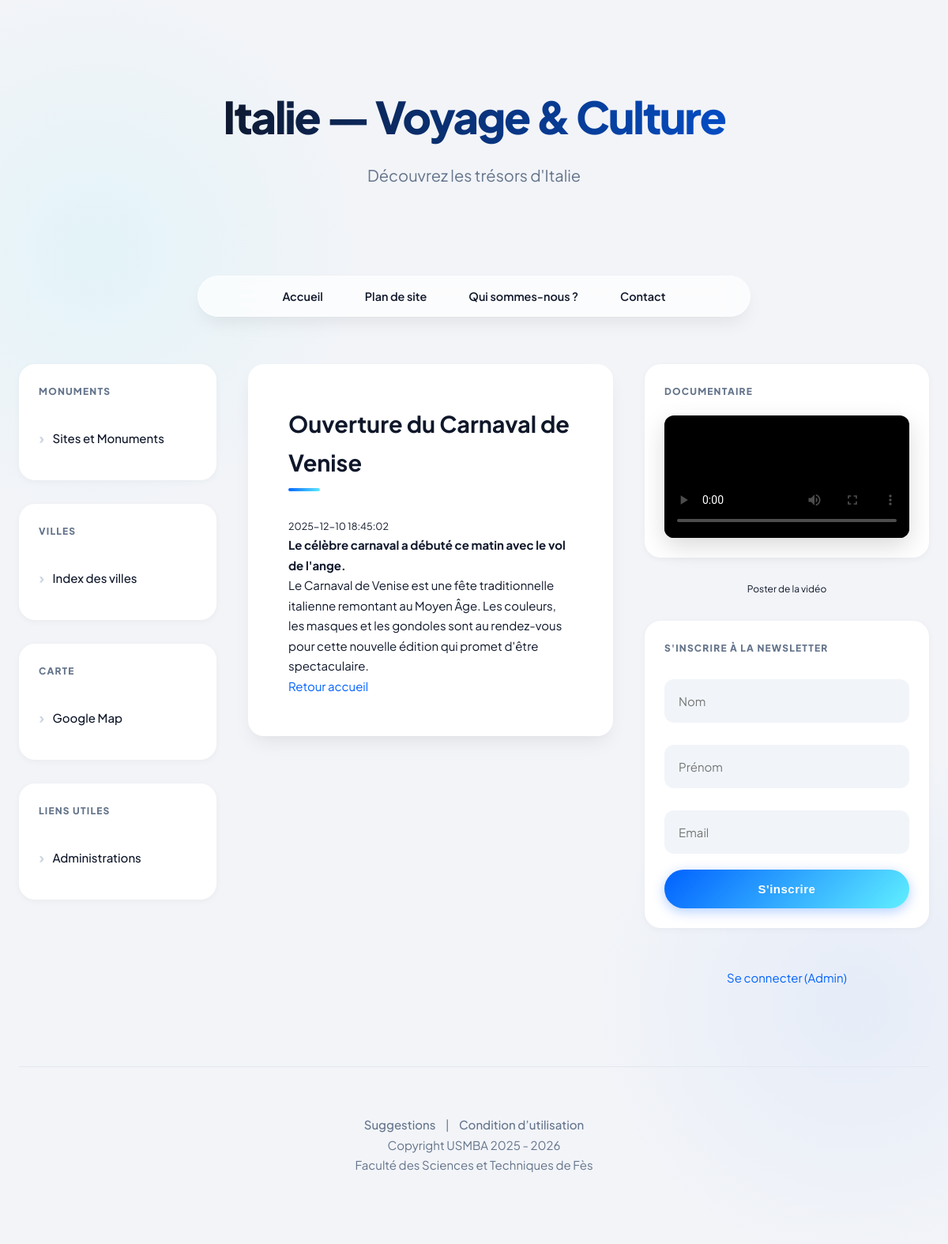
/index.php?page=news_detail&id=1, run on the app's committed database.
### tables this page shows
CREATE TABLE IF NOT EXISTS News (
    news_id INT AUTO_INCREMENT PRIMARY KEY,
    titre VARCHAR(255) NOT NULL,
    resume TEXT NOT NULL,
    contenu TEXT NOT NULL,
    date_publication DATETIME DEFAULT CURRENT_TIMESTAMP
);

### index.php (the view, shortened to what this page needs)
<?php
require __DIR__ . '/db.php';
function e($s){ return htmlspecialchars($s ?? '', ENT_QUOTES, 'UTF-8'); }
$page = $_GET['page'] ?? 'accueil';
?>
<!doctype html>
<html lang="fr">
<head>
<link rel="stylesheet" href="assets/style.css">
</head>
<body>
<div class="site-container">
    <header class="site-header">
        <div class="header-inner">
            <h1>Italie — Voyage &amp; Culture</h1>
            <p class="tagline">Découvrez les trésors d'Italie</p>
        </div>
    </header>
    <nav class="menu-horizontal-cadre">
        <ul>
            <li><a href="index.php?page=accueil">Accueil</a></li>
            <li><a href="index.php?page=plan">Plan de site</a></li>
            <li><a href="index.php?page=quisommesnous">Qui sommes-nous ?</a></li>
            <li><a href="index.php?page=contact">Contact</a></li>
        </ul>
    </nav>
    <div class="contenu-principal">
        <aside class="col-gauche">
            <div class="menu-vertical-item">
                <h3>Monuments</h3>
                <div class="contenu-menu"><a href="index.php?page=monuments">Sites et Monuments</a></div>
            </div>
            <div class="menu-vertical-item">
                <h3>Villes</h3>
                <div class="contenu-menu"><a href="index.php?page=villes">Index des villes</a></div>
            </div>
            <div class="menu-vertical-item">
                <h3>Carte</h3>
                <div class="contenu-menu"><a href="index.php?page=map">Google Map</a></div>
            </div>
            <div class="menu-vertical-item">
                <h3>Liens Utiles</h3>
                <div class="contenu-menu"><a href="index.php?page=liens">Administrations</a></div>
            </div>
        </aside>
        <section class="col-centre">
            <?php switch($page):
                case 'accueil': ?>
                <?php case 'news_detail':
                    $id = (int)($_GET['id'] ?? 0);
                    $stmt = $pdo->prepare("SELECT * FROM News WHERE news_id = ? LIMIT 1");
                    $stmt->execute([$id]);
                    $news = $stmt->fetch(PDO::FETCH_ASSOC);
                    if ($news): ?>
                        <h2><?= e($news['titre']) ?></h2>
                        <small><?= e($news['date_publication']) ?></small>
                        <p><strong><?= e($news['resume']) ?></strong></p>
                        <div class="news-content"><?= nl2br(e($news['contenu'])) ?></div>
                        <p><a href="index.php">Retour accueil</a></p>
                    <?php else: ?>
                        <p>Article introuvable.</p>
                    <?php endif; ?>
                <?php break; ?>
            <?php endswitch; ?>
        </section>
        <aside class="col-droite">
        <section class="video-widget">
            <h4>Documentaire</h4>
            <video width="300" height="300" controls poster="img/poster.jpg">
                    <source src="img/video.mp4" type="video/mp4">
                    <source src="img/video.webm" type="video/webm">
            </video>
        </section>
            <div style="text-align:center; font-size:0.8em;">Poster de la vidéo</div>
            <div class="newsletter-box">
                <h4>S'inscrire à la newsletter</h4>
                <form method="post" action="index.php">
                    <input type="text" name="nom" placeholder="Nom" required>
                    <input type="text" name="prenom" placeholder="Prénom" required>
                    <input type="email" name="email" placeholder="Email" required>
                    <button type="submit" name="btn_newsletter">S'inscrire</button>
                </form>
            </div>
            <div style="margin-top:20px; text-align:center;">
                <a href="admin.php" class="admin-link">Se connecter (Admin)</a>
            </div>
        </aside>
    </div>
    <footer>
        <nav><a href="#">Suggestions</a> | <a href="#">Condition d’utilisation</a></nav>
        <p>Copyright USMBA 2025 - 2026</p>
        <p>Faculté des Sciences et Techniques de Fès</p>
    </footer>
</div>
</body>
</html>

### data on the page
news: titre "Ouverture du Carnaval de Venise", date_publication "2025-12-10 18:45:02", resume "Le célèbre carnaval a débuté ce matin avec le vol de l'ange.", contenu "Le Carnaval de Venise est une fête traditionnelle italienne remontant au Moyen Âge. Les couleurs, les masques et les gondoles sont au rendez-vous pour cette nouvelle édition qui promet d'être spectaculaire."
